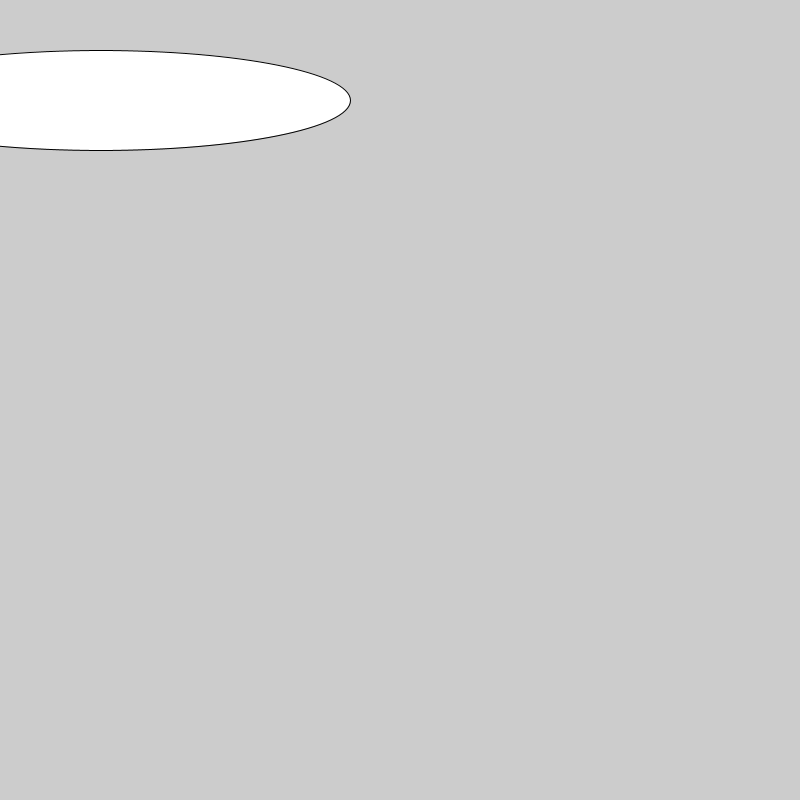
Frame 1 (no input)
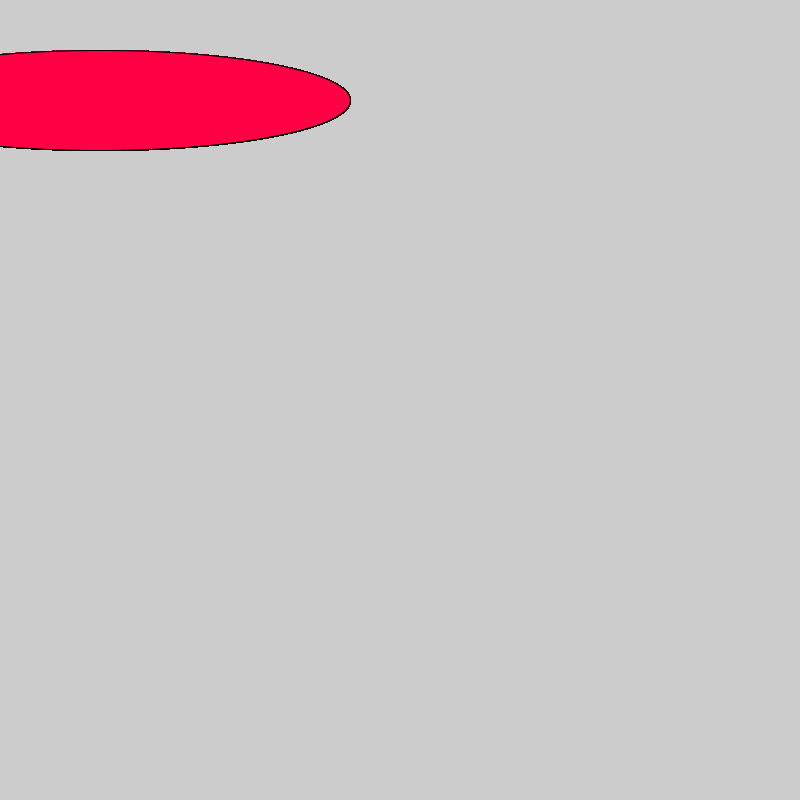
Frame 60 (the mouse pressed at the canvas centre just before this capture)
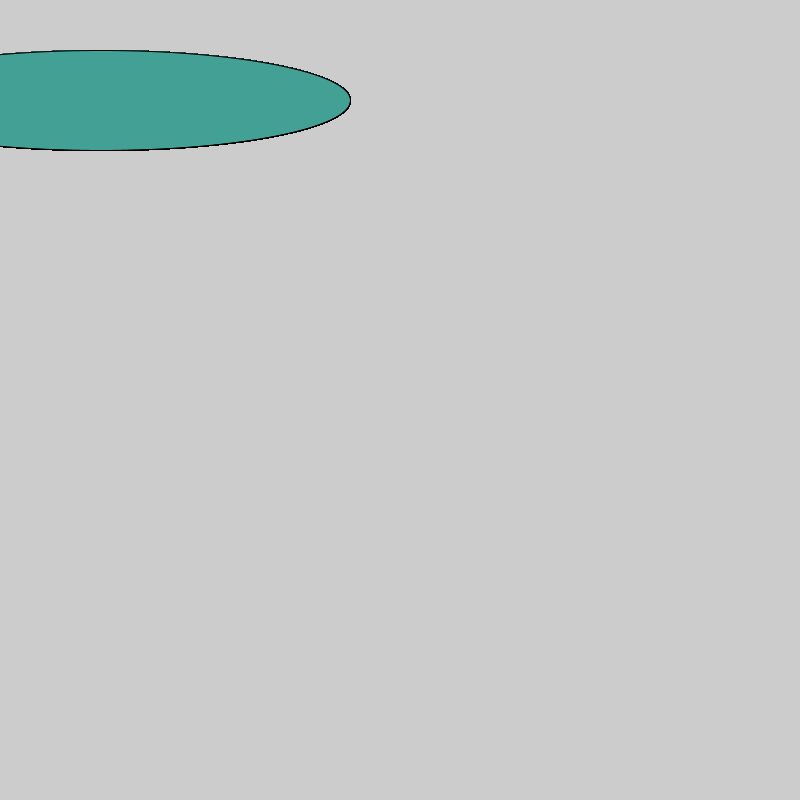
Frame 120 (the mouse held since frame 60 and released just before this capture)

The Processing sketch that drew these frames (run headless with seeded random() and noise(); from frame 60 on, the mouse is pressed at the canvas centre):

// Processing sketch: c_LogicalDot
// ── c_LogicalDot.pde


void setup() {
  
// 1. Set the size of the sketch. Make it 600 pixels square. 
size (800,800);

}

void draw() {
ellipse( 100,100,500,100 );  
// 2. Draw an ellipse
// Run the program to make sure it works before moving on.


// 3. Change the color of the ellipse when the mouse is pressed.
//    Use the following code, but put your colors where indicated
//    Remember to use the   fill()  command to set colors.

if (mousePressed) {
fill(#42A094);
   //  put one color here 

} else {
  fill(#FF0044);  
   // put a different color here
  
}  
  
  
  
}
